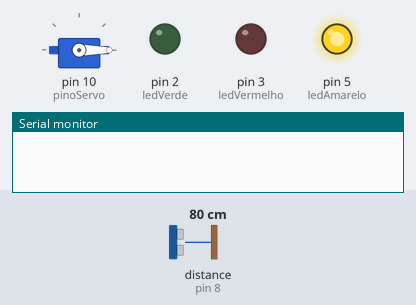
Simulated run of this sketch. Board: Arduino Uno, built with avr-gcc and run on an emulated ATmega328P. On the bench: servo, output pins drawn as LEDs (lit = HIGH), the last lines printed to the serial monitor. Wiring (inferred from the names in the program): ultrasonic range finder: trigger pin 9; echo pin 8. The inputs (shaded band) are chosen by the test bench; at power-on: distance to the obstacle (sensor on pin 8) 80 cm. The echo pulse lasts 58.3 µs per cm; pins used as bus, display or sensor lines are not drawn.

Above: at 1.2 s.
1.3 s: distance to the obstacle (sensor on pin 8) set to 56 cm
2.8 s: distance to the obstacle (sensor on pin 8) set to 48 cm
At 4.0 s:
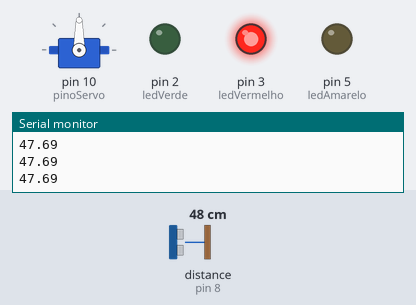
4.3 s: distance to the obstacle (sensor on pin 8) set to 250 cm
At 5.3 s:
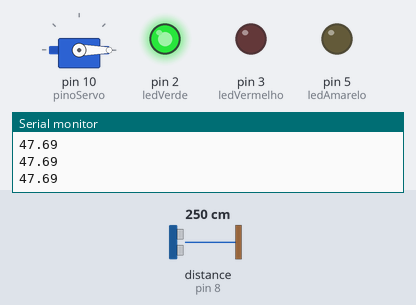
5.8 s: distance to the obstacle (sensor on pin 8) set to 156 cm
7.3 s: distance to the obstacle (sensor on pin 8) set to 147 cm
At 8.0 s:
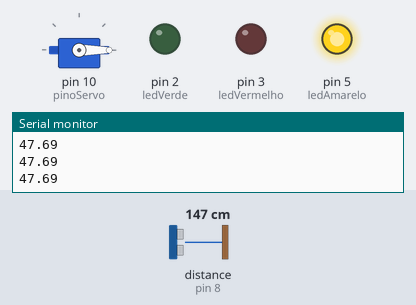
8.9 s: distance to the obstacle (sensor on pin 8) set to 2 cm
At 9.7 s:
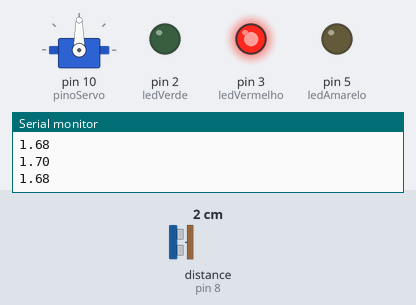
Timing chart, 0 to 11.5 s (numbered marks = the images above; inputs shaded):
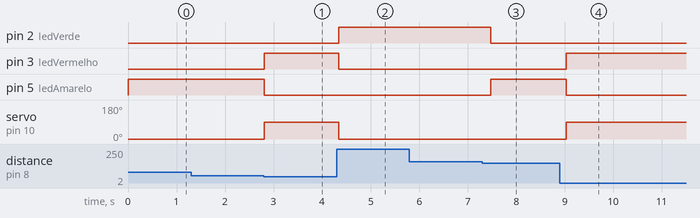

Measured:
- the behaviour switches between 51 and 50 cm on distance to the obstacle (sensor on pin 8) (found by bisection; images 0 and 1)
- the behaviour switches between 151 and 150 cm on distance to the obstacle (sensor on pin 8) (found by bisection; images 2 and 3)
- after the input at 1.3 s, every drawn part: stays the same
- after the input at 2.8 s, pin 3 (ledVermelho): LOW → HIGH at once; pin 5 (ledAmarelo): HIGH → LOW at once; servo on pin 10 (pinoServo): 0° → 90° at once
- after the input at 4.3 s, pin 2 (ledVerde): LOW → HIGH at once; pin 3 (ledVermelho): HIGH → LOW at once; servo on pin 10 (pinoServo): 90° → 0° at once
- after the input at 5.8 s, every drawn part: stays the same
- after the input at 7.3 s, pin 2 (ledVerde): HIGH → LOW after 0.18 s; pin 5 (ledAmarelo): LOW → HIGH after 0.18 s
- after the input at 8.9 s, pin 3 (ledVermelho): LOW → HIGH after 0.13 s; pin 5 (ledAmarelo): HIGH → LOW after 0.13 s; servo on pin 10 (pinoServo): 0° → 90° after 0.13 s

The sketch:

argus-sensor.ino
```cpp
#include <Servo.h>

Servo chaveEnergia;

const int trigPin = 9;
const int echoPin = 8;

const int ledVerde = 2;
const int ledAmarelo = 5;
const int ledVermelho = 3;

const int pinoServo = 10;

void setup() {
  chaveEnergia.attach(pinoServo);

  pinMode(trigPin, OUTPUT);
  pinMode(echoPin, INPUT);

  pinMode(ledVerde, OUTPUT);
  pinMode(ledAmarelo, OUTPUT);
  pinMode(ledVermelho, OUTPUT);

  chaveEnergia.write(0);
  Serial.begin(9000);
}

void loop() {
  long duracao;
  float distancia;

  digitalWrite(trigPin, LOW);
  delayMicroseconds(2);
  digitalWrite(trigPin, HIGH);
  delayMicroseconds(10);
  digitalWrite(trigPin, LOW);

  duracao = pulseIn(echoPin, HIGH);
  distancia = (duracao * 0.0343) / 2;

  if (distancia >= 150) {
    digitalWrite(ledVerde, HIGH);
    digitalWrite(ledAmarelo, LOW);
    digitalWrite(ledVermelho, LOW);
    chaveEnergia.write(0);
  }
  else if (distancia >= 50) {
    digitalWrite(ledVerde, LOW);
    digitalWrite(ledAmarelo, HIGH);
    digitalWrite(ledVermelho, LOW);

    chaveEnergia.write(0);
  }
  else {
    digitalWrite(ledVerde, LOW);
    digitalWrite(ledAmarelo, LOW);
    digitalWrite(ledVermelho, HIGH);

    chaveEnergia.write(90);
    Serial.println(distancia);
  }

  delay(250);
}
```
